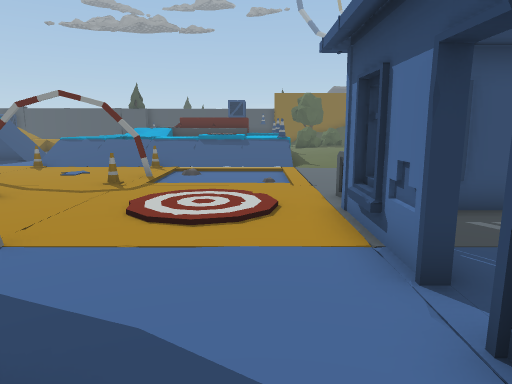
View 1 (above)

24 first-person views from a walk through a Unity game level. The camera is 1.5 m above the floor, tilts 10° down and sees 70° across. The floor is counted in squares, 1 m on a side. Each view is taken from the middle of a square. On the plan, view 1 faces up. The plan holds only what a view shows up to about 16 squares ahead; the rest is blank. The place goes on beyond the plan. Door leaves are left out, so doorways stand open. Some surface patterns are stand-ins.

View 2
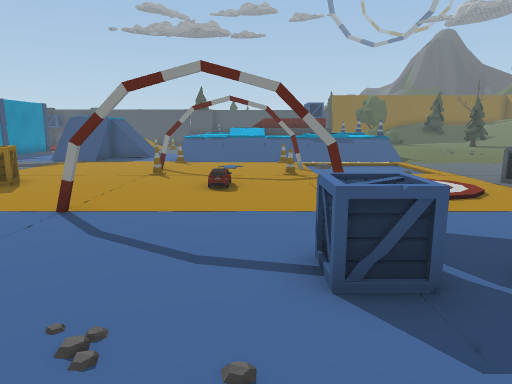

View 3
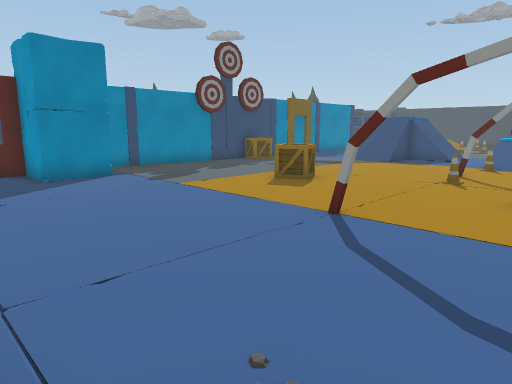

View 4
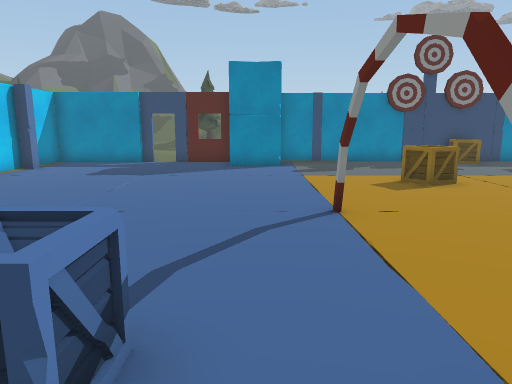

View 5
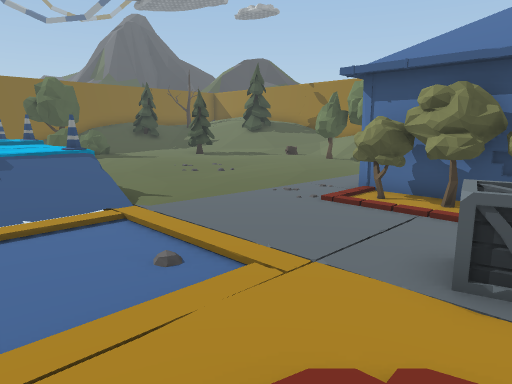

View 6
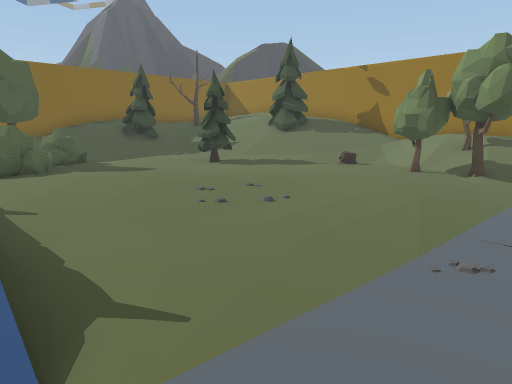

View 7
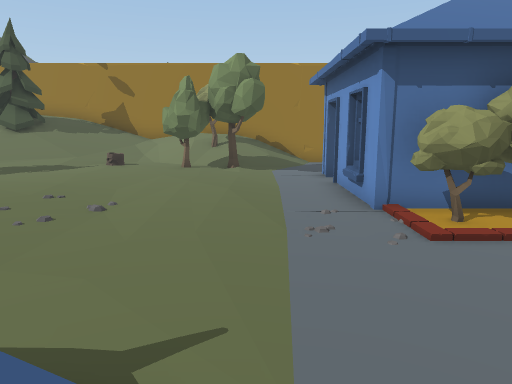

View 8
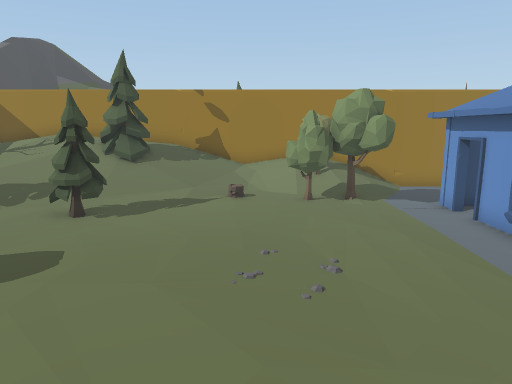

View 9
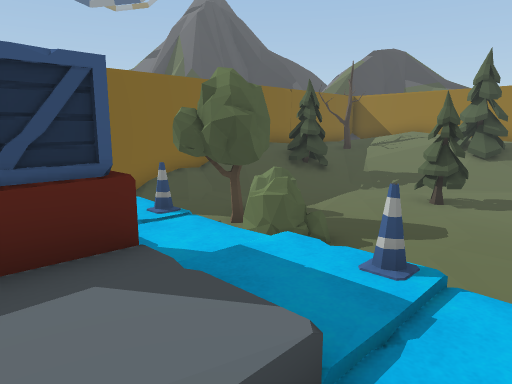

View 10
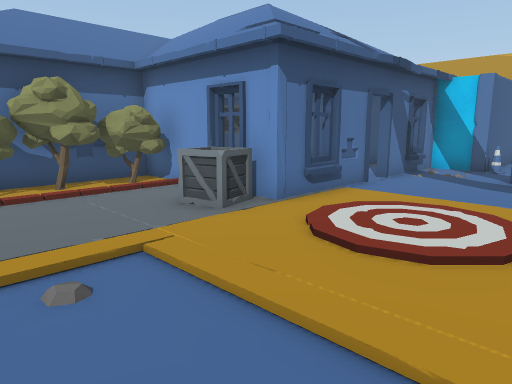

View 11
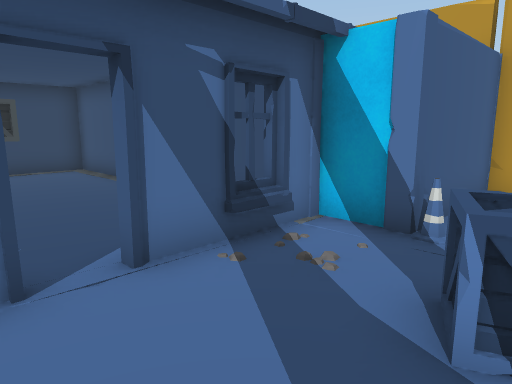

View 12
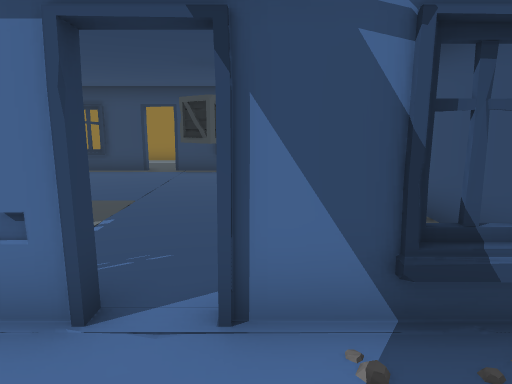

View 13
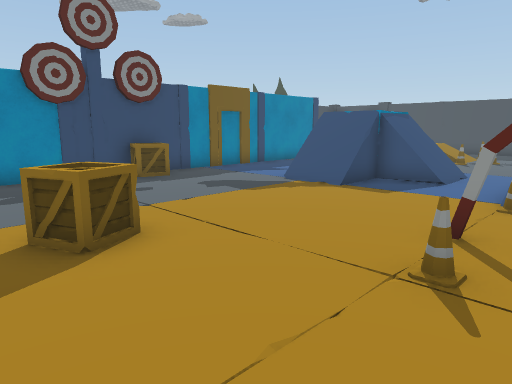

View 14
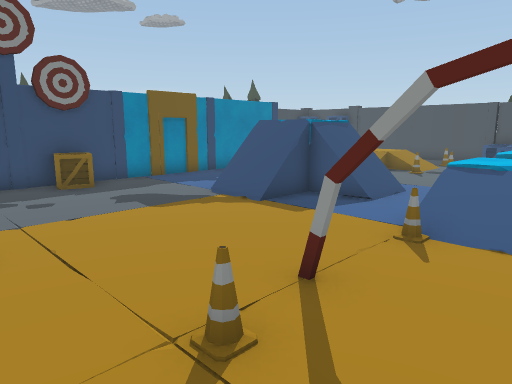

View 15
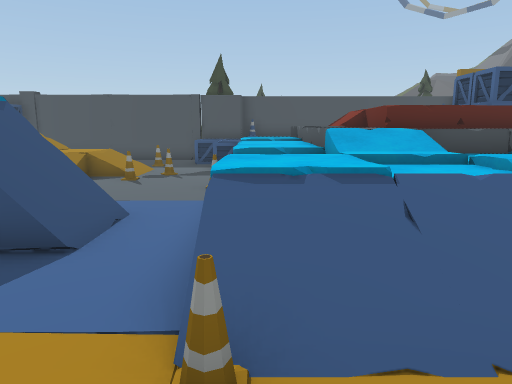

View 16
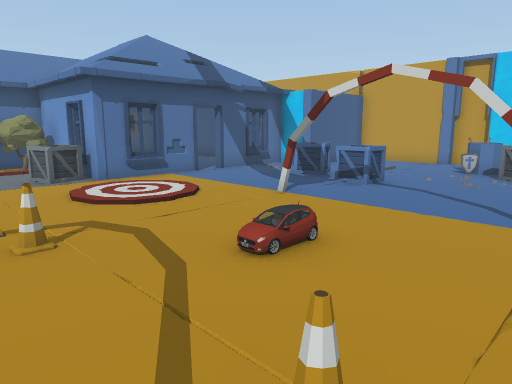

View 17
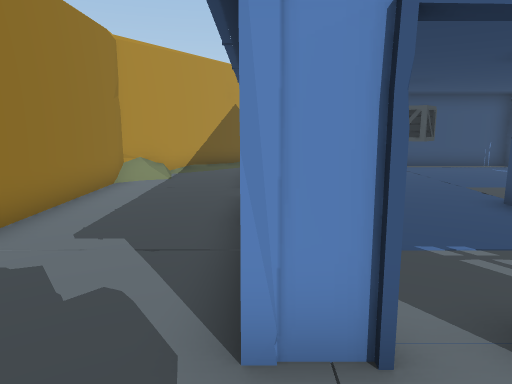

View 18
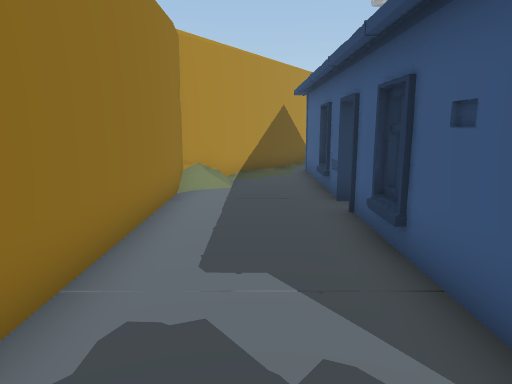

View 19
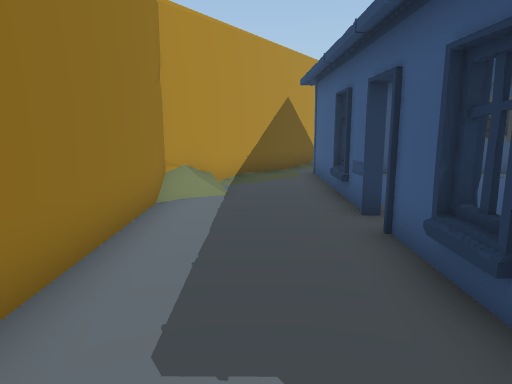

View 20
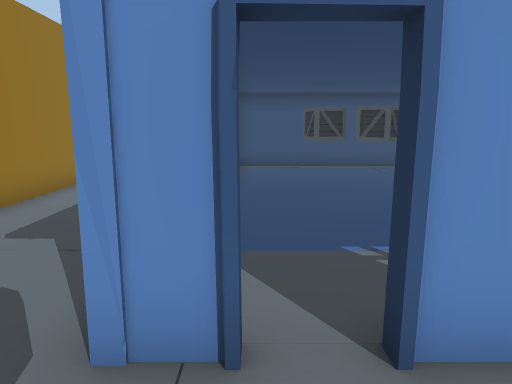

View 21
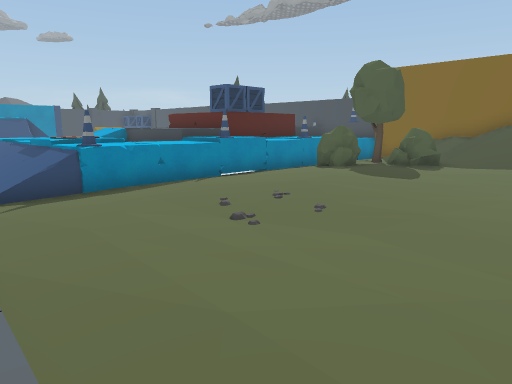

View 22
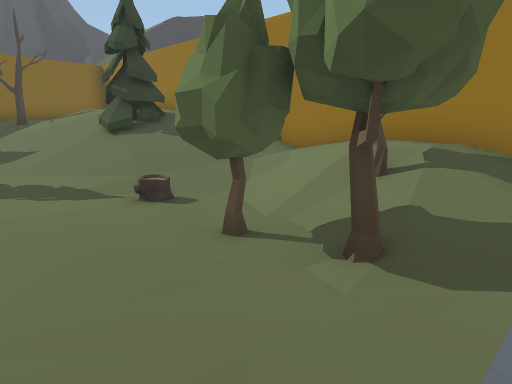

View 23
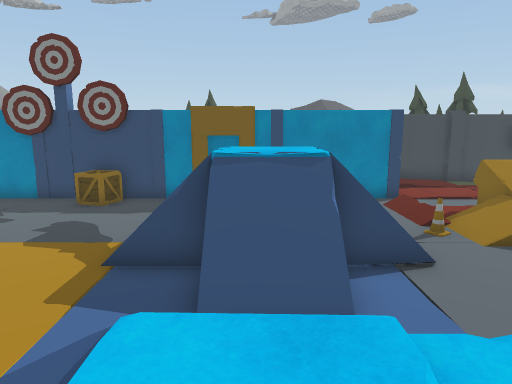

View 24
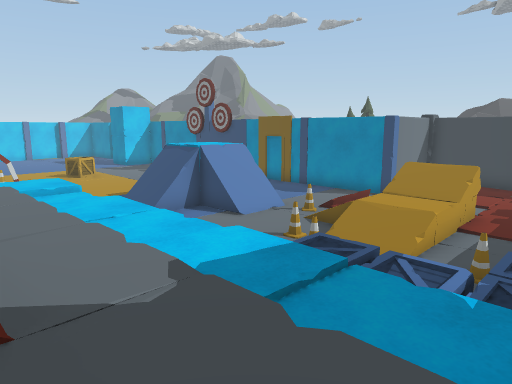

### Floor plan
Key: @ floor where view 1 was taken; # wall or solid block; x gap in a wall; . main floor; : floor 0.25 m higher than the main floor; + floor 1 m higher than the main floor; * floor 1.25 m higher than the main floor; % floor 1.75 m higher than the main floor; & floor 2 m higher than the main floor; $ floor 2.25 m higher than the main floor; / step, stairs or slope; D open door; = window, fence, low wall or low ledge; v drop or lower ground; O other object.
Columns run from 18 left of view 1 to 16 right of it. Each row starts with its distance up from view 1.
 28              /        /////O /O%  #
 27     ..O.OO           ::://OOO//// #
 26    ......O           OOO:////////$#
 25   O////..O           OOOO::://///$#
 24   O   /O.       OOOO OO::::::///O&#
 23 ..OO OO...      OO  .OO::::OO//OOO#
 22 ...///....     OOO  :::::::OO://O/#
 21 ./..O....O          .:::::::::////#
 20 ....///../        O*.:::::::::////#
 19 ....=//...      +   ::::::::::////#
 18 #.. O&//..        + .::::::::::://#
 17 #.. O&//..  +       .:::::::::O///#
 16 ...  /v/..//++////OO..:::::::OO/OO#
 15 #... //..///////////.....:::::OOOO#
 14 #.........O///O/////...........O//#
 13 ................/...............//#
 12 OO.......................#OOOOD../#
 11 #......................OO#O   #...#
 10 O.........O...O........OO#....#...#
  9 .......................OO#....#...#
  8 .....OO...../.......OO.OO#....O...#
  7 ......O...../.......OOOOO#....#...#
  6 ....................#O#  #....x...#
  5 ..........#...#.... O.........O...#
  4 OO.................D#....O    #...#
  3 OO.................DO....OOO  O...#
  2 #O............OO....x....OOO  #..##
  1 =.............OOOO..#....     #..#
  0 #...............O.@ O....     #.##
 -1 ...........O.... .O##############
 -2 #.........OOO...  ##           #
 -3 #........   O ..  #           ##
 -4 #......       ..  #           #

Positions as (right, up) in squares from view 1, and headings:
1: (0, 0), facing up
2: (-5, -2), facing up
3: (-5, -1), facing up-left
4: (-2, 3), facing left
5: (-2, 7), facing up-right
6: (1, 12), facing up-right
7: (0, 14), facing right
8: (0, 18), facing right
9: (-2, 19), facing up-right
10: (-3, 12), facing down-right
11: (-2, 4), facing down-right
12: (-1, 2), facing right
13: (-7, 6), facing up-left
14: (-6, 8), facing up-left
15: (-8, 12), facing up
16: (-9, 11), facing down-right
17: (12, 14), facing down
18: (14, 13), facing down
19: (14, 11), facing down
20: (11, 14), facing down
21: (10, 13), facing up-left
22: (9, 13), facing up-right
23: (-6, 17), facing left
24: (-5, 28), facing down-left
